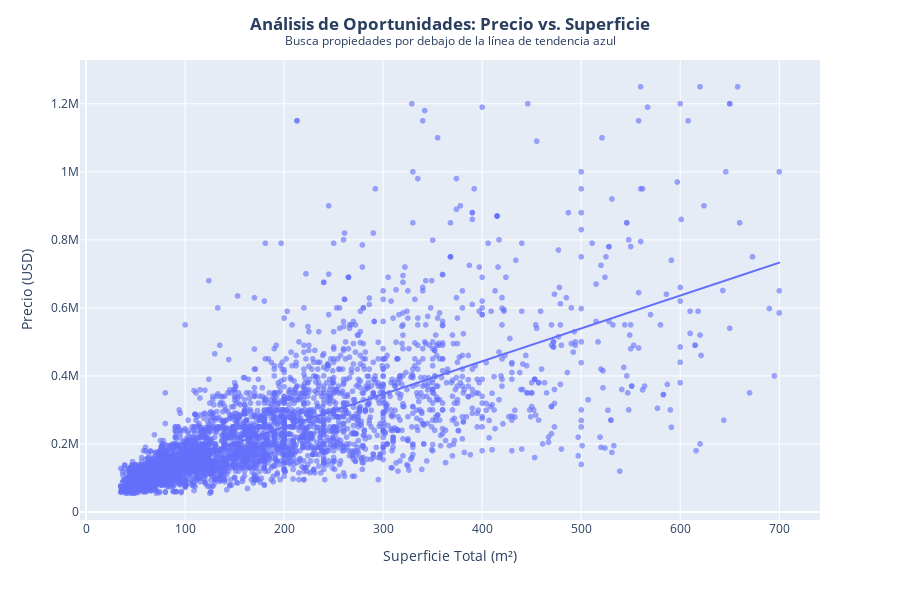

Notebook cell for this chart:
### Code cell
# Creo el gráfico de dispersión
fig = px.scatter(
    df_filtrado,
    x="sup_total",
    y="precio",
    trendline="ols",
    hover_data=['barrio', 'precio_m2', 'url_publicacion', 'dias_publicado'],
    opacity=0.6,
    labels={"sup_total": "Superficie Total (m²)",
        "precio": "Precio (USD)"
    }
)

fig.update_layout(
    title={
        'text': "<b>Análisis de Oportunidades: Precio vs. Superficie</b><br><sup>Busca propiedades por debajo de la línea de tendencia azul</sup>",
        'y':0.95,
        'x':0.5,
        'xanchor': 'center',
        'yanchor': 'top'
    },
    width=900,
    height=600
)

fig.show()

### Figure 1 — Plotly figure (JSON) as saved in the notebook; plotly's stock layout.template omitted (floating-point values rounded to 4 significant figures; data arrays with more than 128 entries replaced by an {"elided": "..."} marker saying what was removed)
{"data": [{"customdata": {"elided": "3841x4 mixed values"}, "hovertemplate": "Superficie Total (m²)=%{x}<br>Precio (USD)=%{y}<br>barrio=%{customdata[0]}<br>precio_m2=%{customdata[1]}<br>url_publicacion=%{customdata[2]}<br>dias_publicado=%{customdata[3]}<extra></extra>", "legendgroup": "", "marker": {"color": "#636efa", "opacity": 0.6, "symbol": "circle"}, "mode": "markers", "name": "", "showlegend": false, "type": "scattergl", "x": {"elided": "3841 float values"}, "xaxis": "x", "y": {"elided": "3841 float values"}, "yaxis": "y"}, {"hovertemplate": "<b>OLS trendline</b><br>precio = 966.581 * sup_total + 56256<br>R<sup>2</sup>=0.517619<br><br>Superficie Total (m²)=%{x}<br>Precio (USD)=%{y} <b>(trend)</b><extra></extra>", "legendgroup": "", "marker": {"color": "#636efa", "symbol": "circle"}, "mode": "lines", "name": "", "showlegend": false, "type": "scattergl", "x": {"elided": "3841 float values"}, "xaxis": "x", "y": {"elided": "3841 float values"}, "yaxis": "y"}], "layout": {"height": 600, "legend": {"tracegroupgap": 0}, "margin": {"t": 60}, "title": {"text": "<b>Análisis de Oportunidades: Precio vs. Superficie</b><br><sup>Busca propiedades por debajo de la línea de tendencia azul</sup>", "x": 0.5, "xanchor": "center", "y": 0.95, "yanchor": "top"}, "width": 900, "xaxis": {"anchor": "y", "domain": [0, 1], "title": {"text": "Superficie Total (m²)"}}, "yaxis": {"anchor": "x", "domain": [0, 1], "title": {"text": "Precio (USD)"}}}}
